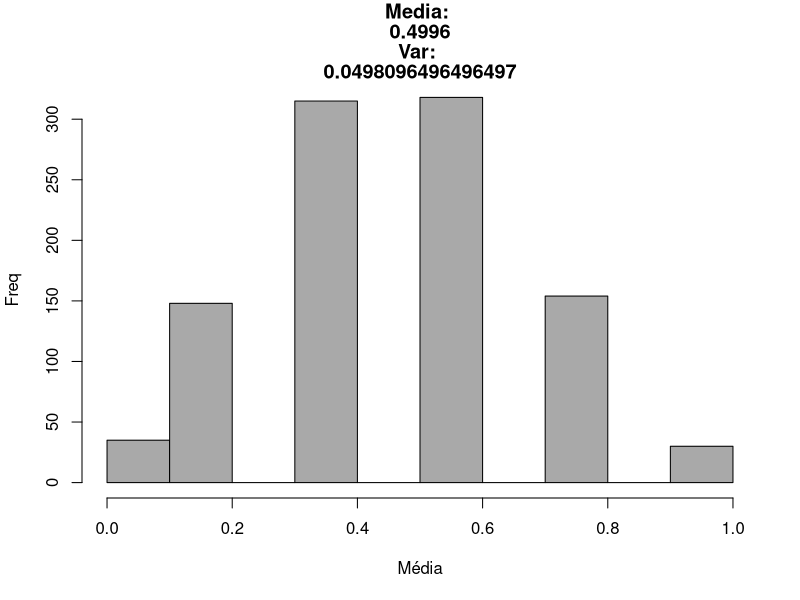
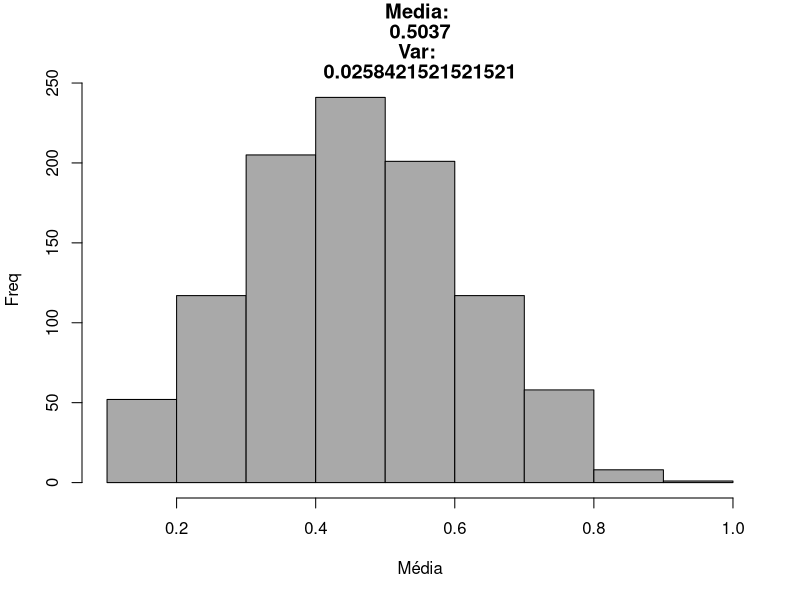
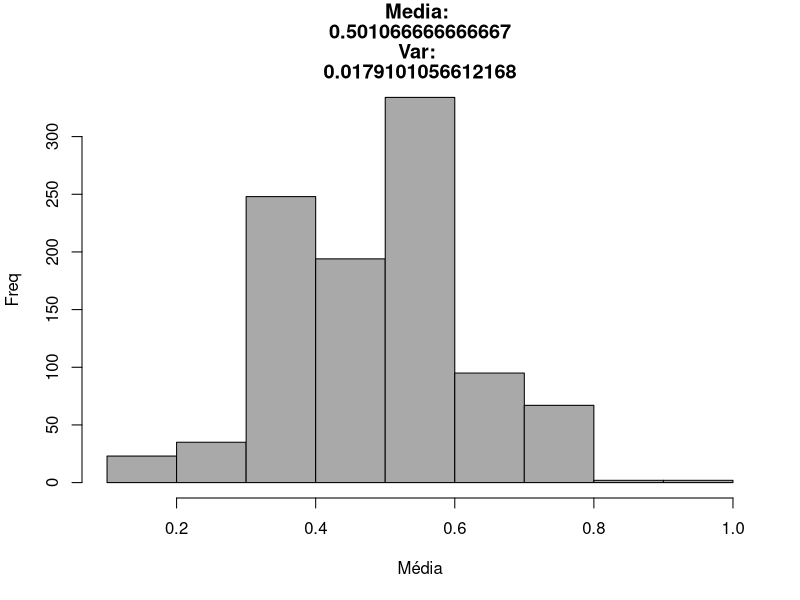
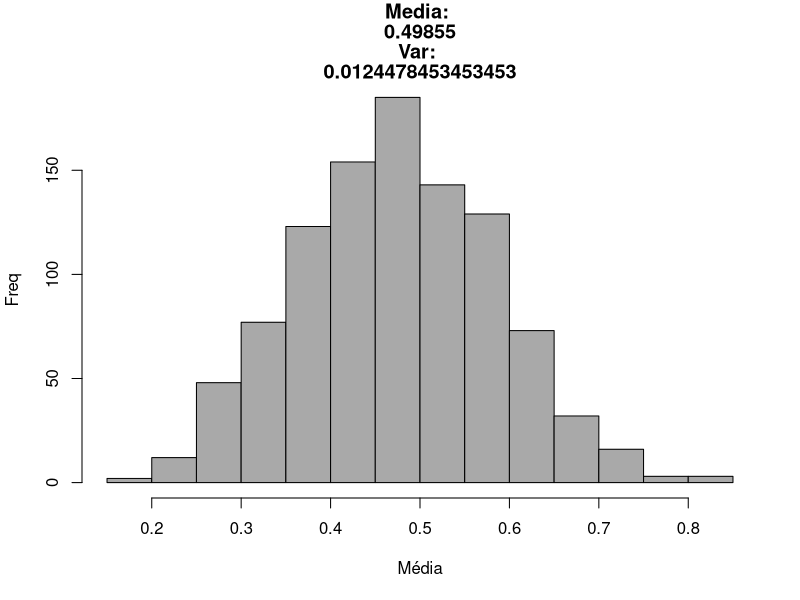
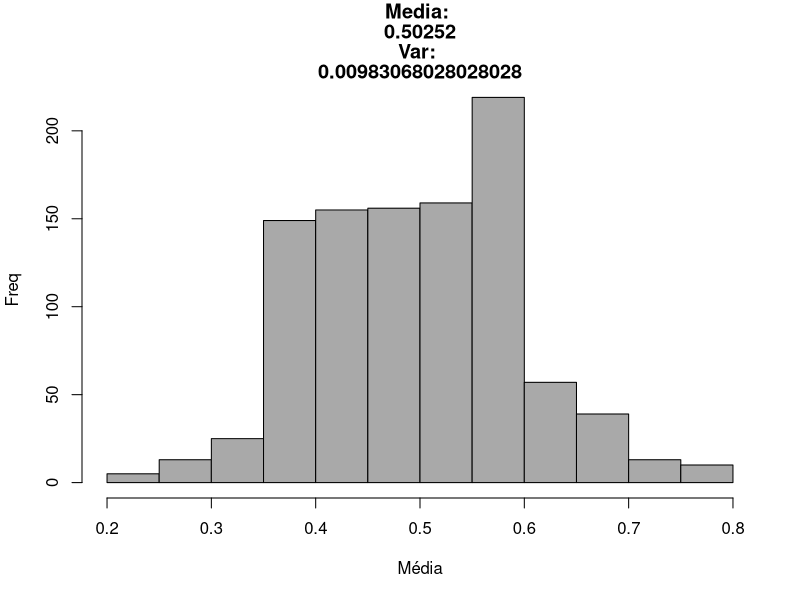
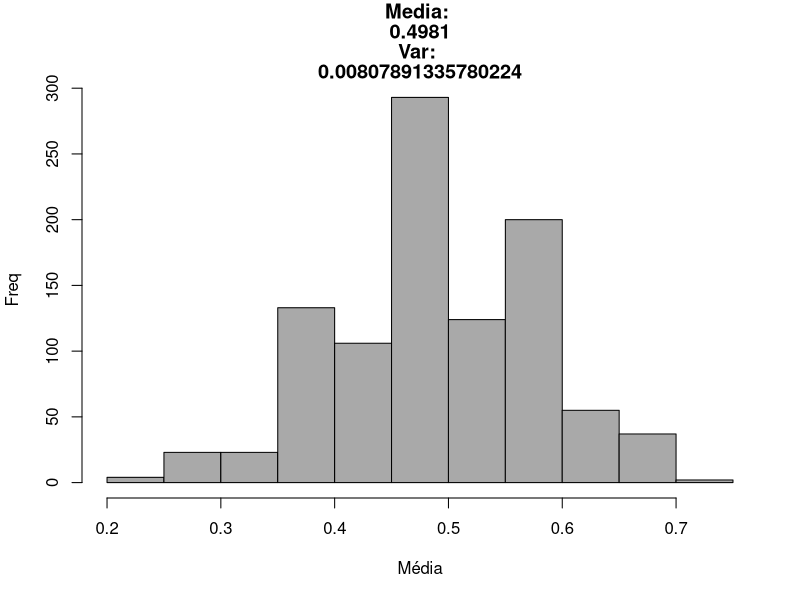
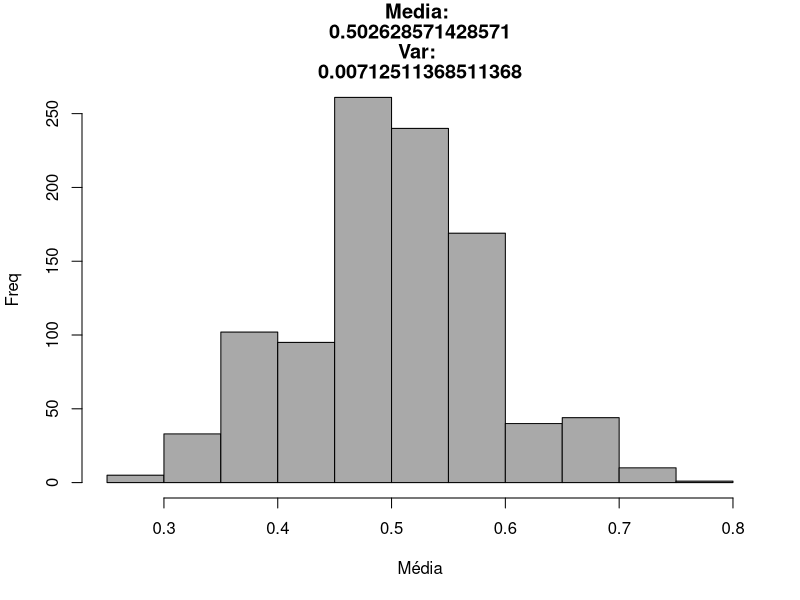
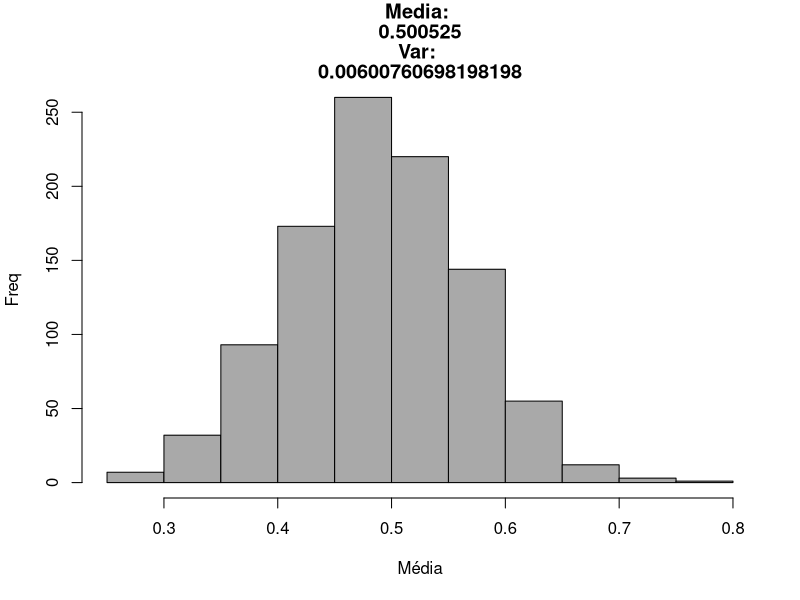

These figures' R source, in order:
## ---- chunk 1
sampleSizes <- c(5, 10, 15, 20, 25, 30, 35, 40, 45, 50, 75, 100, 250, 500, 1000)
## ---- chunk 2
nSamples <- 1000
## ---- chunk 3
bernMeans <- NULL
bernVars <- NULL
plot_list <- NULL

for (size in sampleSizes){
  aux <- NULL
  for(i in 1:1000){
  aux <- c(aux, mean(rbinom(size, 1, 0.5)))
  }
  print(c("Tamanho da amostra:", size))
  myMean <- mean(aux)
  myVar <- var(aux)
  bernMeans <- c(bernMeans, myMean)
  bernVars  <- c(bernVars, myVar)
  plot_list <- c(plot_list, hist(aux, main = c("Media: ", myMean, "Var: ", myVar), xlab = "Média", ylab = "Freq", col = "darkgrey"))
}  
## ---- chunk 4
bernMeans <- NULL
bernVars <- NULL
plot_list <- NULL

for (size in sampleSizes){
  aux <- NULL
  for(i in 1:1000){
  aux <- c(aux, mean(rbinom(size, 1, 0.7)))
  }
  myMean <- mean(aux)
  myVar <- var(aux)
  bernMeans <- c(bernMeans, myMean)
  bernVars  <- c(bernVars, myVar)
  plot_list <- c(plot_list, hist(aux, main = c("Media: ", myMean, "Var: ", myVar), xlab = "Média", ylab = "Freq", col = "darkgrey"))
}  
## ---- chunk 5
bernMeans <- NULL
bernVars <- NULL
plot_list <- NULL

for (size in sampleSizes){
  aux <- NULL
  for(i in 1:1000){
  aux <- c(aux, mean(rbinom(size, 5, 0.5)))
  }
  myMean <- mean(aux)
  myVar <- var(aux)
  bernMeans <- c(bernMeans, myMean)
  bernVars  <- c(bernVars, myVar)
  plot_list <- c(plot_list, hist(aux, main = c("Media: ", myMean, "Var: ", myVar), xlab = "Média", ylab = "Freq", col = "darkgrey"))
}  
## ---- chunk 6
bernMeans <- NULL
bernVars <- NULL
plot_list <- NULL

for (size in sampleSizes){
  aux <- NULL
  for(i in 1:1000){
  aux <- c(aux, mean(rbinom(size, 10, 0.3)))
  }
  myMean <- mean(aux)
  myVar <- var(aux)
  bernMeans <- c(bernMeans, myMean)
  bernVars  <- c(bernVars, myVar)
  plot_list <- c(plot_list, hist(aux, main = c("Media: ", myMean, "Var: ", myVar), xlab = "Média", ylab = "Freq", col = "darkgrey"))
}  
## ---- chunk 7
bernMeans <- NULL
bernVars <- NULL
plot_list <- NULL

for (size in sampleSizes){
  aux <- NULL
  for(i in 1:1000){
  aux <- c(aux, mean((rgeom(size, 0.5))))
  }
  myMean <- mean(aux)
  myVar <- var(aux)
  bernMeans <- c(bernMeans, myMean)
  bernVars  <- c(bernVars, myVar)
  plot_list <- c(plot_list, hist(aux, main = c("Media: ", myMean, "Var: ", myVar), xlab = "Média", ylab = "Freq", col = "darkgrey"))
}  
## ---- chunk 8
bernMeans <- NULL
bernVars <- NULL
plot_list <- NULL

for (size in sampleSizes){
  aux <- NULL
  for(i in 1:1000){
  aux <- c(aux, mean(rgeom(size, 0.85)))
  }
  myMean <- mean(aux)
  myVar <- var(aux)
  bernMeans <- c(bernMeans, myMean)
  bernVars  <- c(bernVars, myVar)
  plot_list <- c(plot_list, hist(aux, main = c("Media: ", myMean, "Var: ", myVar), xlab = "Média", ylab = "Freq", col = "darkgrey"))
}  
## ---- chunk 9
bernMeans <- NULL
bernVars <- NULL
plot_list <- NULL

for (size in sampleSizes){
  aux <- NULL
  for(i in 1:1000){
  aux <- c(aux, mean(rpois(size, 4)))
  }
  myMean <- mean(aux)
  myVar <- var(aux)
  bernMeans <- c(bernMeans, myMean)
  bernVars  <- c(bernVars, myVar)
  plot_list <- c(plot_list, hist(aux, main = c("Media: ", myMean, "Var: ", myVar), xlab = "Média", ylab = "Freq", col = "darkgrey"))
}  
## ---- chunk 10
bernMeans <- NULL
bernVars <- NULL
plot_list <- NULL

for (size in sampleSizes){
  aux <- NULL
  for(i in 1:1000){
  aux <- c(aux, mean(rpois(size, 6)))
  }
  myMean <- mean(aux)
  myVar <- var(aux)
  bernMeans <- c(bernMeans, myMean)
  bernVars  <- c(bernVars, myVar)
  plot_list <- c(plot_list, hist(aux, main = c("Media: ", myMean, "Var: ", myVar), xlab = "Média", ylab = "Freq", col = "darkgrey"))
}  
## ---- chunk 11
bernMeans <- NULL
bernVars <- NULL
plot_list <- NULL

for (size in sampleSizes){
  aux <- NULL
  for(i in 1:1000){
  aux <- c(aux, mean(runif(size, min = 0, max = 3)))
  }
  myMean <- mean(aux)
  myVar <- var(aux)
  bernMeans <- c(bernMeans, myMean)
  bernVars  <- c(bernVars, myVar)
  plot_list <- c(plot_list, hist(aux, main = c("Media: ", myMean, "Var: ", myVar), xlab = "Média", ylab = "Freq", col = "darkgrey"))
}  
## ---- chunk 12
bernMeans <- NULL
bernVars <- NULL
plot_list <- NULL

for (size in sampleSizes){
  aux <- NULL
  for(i in 1:1000){
  aux <- c(aux, mean(runif(size, min = 1, max = 5)))
  }
  myMean <- mean(aux)
  myVar <- var(aux)
  bernMeans <- c(bernMeans, myMean)
  bernVars  <- c(bernVars, myVar)
  plot_list <- c(plot_list, hist(aux, main = c("Media: ", myMean, "Var: ", myVar), xlab = "Média", ylab = "Freq", col = "darkgrey"))
}  
## ---- chunk 13
bernMeans <- NULL
bernVars <- NULL
plot_list <- NULL

for (size in sampleSizes){
  aux <- NULL
  for(i in 1:1000){
  aux <- c(aux, mean(rnorm(size, mean = 5, sd = sqrt(1.5))))
  }
  myMean <- mean(aux)
  myVar <- var(aux)
  bernMeans <- c(bernMeans, myMean)
  bernVars  <- c(bernVars, myVar)
  plot_list <- c(plot_list, hist(aux, main = c("Media: ", myMean, "Var: ", myVar), xlab = "Média", ylab = "Freq", col = "darkgrey"))
}  
## ---- chunk 14
bernMeans <- NULL
bernVars <- NULL
plot_list <- NULL

for (size in sampleSizes){
  aux <- NULL
  for(i in 1:1000){
  aux <- c(aux, mean(rnorm(size, mean = 110, sd = sqrt(20))))
  }
  myMean <- mean(aux)
  myVar <- var(aux)
  bernMeans <- c(bernMeans, myMean)
  bernVars  <- c(bernVars, myVar)
  plot_list <- c(plot_list, hist(aux, main = c("Media: ", myMean, "Var: ", myVar), xlab = "Média", ylab = "Freq", col = "darkgrey"))
}  
## ---- chunk 15
bernMeans <- NULL
bernVars <- NULL
plot_list <- NULL

for (size in sampleSizes){
  aux <- NULL
  for(i in 1:1000){
  aux <- c(aux, mean(rexp(size, rate = 5)))
  }
  myMean <- mean(aux)
  myVar <- var(aux)
  bernMeans <- c(bernMeans, myMean)
  bernVars  <- c(bernVars, myVar)
  plot_list <- c(plot_list, hist(aux, main = c("Media: ", myMean, "Var: ", myVar), xlab = "Média", ylab = "Freq", col = "darkgrey"))
}  
## ---- chunk 16
bernMeans <- NULL
bernVars <- NULL
plot_list <- NULL

for (size in sampleSizes){
  aux <- NULL
  for(i in 1:1000){
  aux <- c(aux, mean(rexp(size, rate = 15)))
  }
  myMean <- mean(aux)
  myVar <- var(aux)
  bernMeans <- c(bernMeans, myMean)
  bernVars  <- c(bernVars, myVar)
  plot_list <- c(plot_list, hist(aux, main = c("Media: ", myMean, "Var: ", myVar), xlab = "Média", ylab = "Freq", col = "darkgrey"))
}  
## ---- chunk 17
bernMeans <- NULL
bernVars <- NULL
plot_list <- NULL

for (size in sampleSizes){
  aux <- NULL
  for(i in 1:1000){
  aux <- c(aux, mean(rt(size, 11, ncp = 0)))
  }
  myMean <- mean(aux)
  myVar <- var(aux)
  bernMeans <- c(bernMeans, myMean)
  bernVars  <- c(bernVars, myVar)
  plot_list <- c(plot_list, hist(aux, main = c("Media: ", myMean, "Var: ", myVar), xlab = "Média", ylab = "Freq", col = "darkgrey"))
}  
## ---- chunk 18
bernMeans <- NULL
bernVars <- NULL
plot_list <- NULL

for (size in sampleSizes){
  aux <- NULL
  for(i in 1:1000){
  aux <- c(aux, mean(rt(size, 25, ncp = 0)))
  }
  myMean <- mean(aux)
  myVar <- var(aux)
  bernMeans <- c(bernMeans, myMean)
  bernVars  <- c(bernVars, myVar)
  plot_list <- c(plot_list, hist(aux, main = c("Media: ", myMean, "Var: ", myVar), xlab = "Média", ylab = "Freq", col = "darkgrey"))
}  
## ---- chunk 19
bernMeans <- NULL
bernVars <- NULL
plot_list <- NULL

for (size in sampleSizes){
  aux <- NULL
  for(i in 1:1000){
  aux <- c(aux, mean(rchisq(size, 3, ncp=0)))
  }
  myMean <- mean(aux)
  myVar <- var(aux)
  bernMeans <- c(bernMeans, myMean)
  bernVars  <- c(bernVars, myVar)
  plot_list <- c(plot_list, hist(aux, main = c("Media: ", myMean, "Var: ", myVar), xlab = "Média", ylab = "Freq", col = "darkgrey"))
}  
## ---- chunk 20
bernMeans <- NULL
bernVars <- NULL
plot_list <- NULL

for (size in sampleSizes){
  aux <- NULL
  for(i in 1:1000){
  aux <- c(aux, mean(rchisq(size, 10, ncp=0)))
  }
  myMean <- mean(aux)
  myVar <- var(aux)
  bernMeans <- c(bernMeans, myMean)
  bernVars  <- c(bernVars, myVar)
  plot_list <- c(plot_list, hist(aux, main = c("Media: ", myMean, "Var: ", myVar), xlab = "Média", ylab = "Freq", col = "darkgrey"))
}  
## ---- chunk 21
bernMeans <- NULL
bernVars <- NULL
plot_list <- NULL

for (size in sampleSizes){
  aux <- NULL
  for(i in 1:1000){
  aux <- c(aux, mean(rf(size, 9, 5, ncp = 0)))
  }
  myMean <- mean(aux)
  myVar <- var(aux)
  bernMeans <- c(bernMeans, myMean)
  bernVars  <- c(bernVars, myVar)
  plot_list <- c(plot_list, hist(aux, main = c("Media: ", myMean, "Var: ", myVar), xlab = "Média", ylab = "Freq", col = "darkgrey"))
}  
## ---- chunk 22
bernMeans <- NULL
bernVars <- NULL
plot_list <- NULL

for (size in sampleSizes){
  aux <- NULL
  for(i in 1:1000){
  aux <- c(aux, mean(rf(size, 15, 6, ncp = 0)))
  }
  myMean <- mean(aux)
  myVar <- var(aux)
  bernMeans <- c(bernMeans, myMean)
  bernVars  <- c(bernVars, myVar)
  plot_list <- c(plot_list, hist(aux, main = c("Media: ", myMean, "Var: ", myVar), xlab = "Média", ylab = "Freq", col = "darkgrey"))
}  
